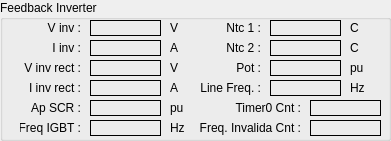
   <widget class="QGroupBox" name="groupBox_feedbackInverter">
    <property name="geometry">
     <rect>
      <x>600</x>
      <y>10</y>
      <width>391</width>
      <height>141</height>
     </rect>
    </property>
    <property name="title">
     <string>Feedback Inverter</string>
    </property>
    <property name="flat">
     <bool>false</bool>
    </property>
    <widget class="QLabel" name="label_vInv">
     <property name="geometry">
      <rect>
       <x>20</x>
       <y>20</y>
       <width>61</width>
       <height>16</height>
      </rect>
     </property>
     <property name="text">
      <string>V inv :</string>
     </property>
     <property name="alignment">
      <set>Qt::AlignRight|Qt::AlignTrailing|Qt::AlignVCenter</set>
     </property>
    </widget>
    <widget class="QLabel" name="label_iInv">
     <property name="geometry">
      <rect>
       <x>20</x>
       <y>40</y>
       <width>61</width>
       <height>16</height>
      </rect>
     </property>
     <property name="text">
      <string>I inv :</string>
     </property>
     <property name="alignment">
      <set>Qt::AlignRight|Qt::AlignTrailing|Qt::AlignVCenter</set>
     </property>
    </widget>
    <widget class="QLabel" name="label_vInvRect">
     <property name="geometry">
      <rect>
       <x>20</x>
       <y>60</y>
       <width>61</width>
       <height>16</height>
      </rect>
     </property>
     <property name="text">
      <string>V inv rect :</string>
     </property>
     <property name="alignment">
      <set>Qt::AlignRight|Qt::AlignTrailing|Qt::AlignVCenter</set>
     </property>
    </widget>
    <widget class="QLabel" name="label_iInvRect">
     <property name="geometry">
      <rect>
       <x>20</x>
       <y>80</y>
       <width>61</width>
       <height>16</height>
      </rect>
     </property>
     <property name="text">
      <string>I inv rect :</string>
     </property>
     <property name="alignment">
      <set>Qt::AlignRight|Qt::AlignTrailing|Qt::AlignVCenter</set>
     </property>
    </widget>
    <widget class="QLabel" name="label_apScr">
     <property name="geometry">
      <rect>
       <x>20</x>
       <y>100</y>
       <width>61</width>
       <height>16</height>
      </rect>
     </property>
     <property name="text">
      <string>Ap SCR :</string>
     </property>
     <property name="alignment">
      <set>Qt::AlignRight|Qt::AlignTrailing|Qt::AlignVCenter</set>
     </property>
    </widget>
    <widget class="QLabel" name="label_freqIgbt">
     <property name="geometry">
      <rect>
       <x>20</x>
       <y>120</y>
       <width>61</width>
       <height>16</height>
      </rect>
     </property>
     <property name="text">
      <string>Freq IGBT :</string>
     </property>
     <property name="alignment">
      <set>Qt::AlignRight|Qt::AlignTrailing|Qt::AlignVCenter</set>
     </property>
    </widget>
    <widget class="QLabel" name="label_vInvVal">
     <property name="geometry">
      <rect>
       <x>90</x>
       <y>20</y>
       <width>71</width>
       <height>16</height>
      </rect>
     </property>
     <property name="focusPolicy">
      <enum>Qt::NoFocus</enum>
     </property>
     <property name="contextMenuPolicy">
      <enum>Qt::DefaultContextMenu</enum>
     </property>
     <property name="frameShape">
      <enum>QFrame::Box</enum>
     </property>
     <property name="text">
      <string/>
     </property>
     <property name="alignment">
      <set>Qt::AlignLeading|Qt::AlignLeft|Qt::AlignVCenter</set>
     </property>
    </widget>
    <widget class="QLabel" name="label_iInvVal">
     <property name="geometry">
      <rect>
       <x>90</x>
       <y>40</y>
       <width>71</width>
       <height>16</height>
      </rect>
     </property>
     <property name="focusPolicy">
      <enum>Qt::NoFocus</enum>
     </property>
     <property name="contextMenuPolicy">
      <enum>Qt::DefaultContextMenu</enum>
     </property>
     <property name="frameShape">
      <enum>QFrame::Box</enum>
     </property>
     <property name="text">
      <string/>
     </property>
     <property name="alignment">
      <set>Qt::AlignLeading|Qt::AlignLeft|Qt::AlignVCenter</set>
     </property>
    </widget>
    <widget class="QLabel" name="label_vInvRectVal">
     <property name="geometry">
      <rect>
       <x>90</x>
       <y>60</y>
       <width>71</width>
       <height>16</height>
      </rect>
     </property>
     <property name="focusPolicy">
      <enum>Qt::NoFocus</enum>
     </property>
     <property name="contextMenuPolicy">
      <enum>Qt::DefaultContextMenu</enum>
     </property>
     <property name="frameShape">
      <enum>QFrame::Box</enum>
     </property>
     <property name="text">
      <string/>
     </property>
     <property name="alignment">
      <set>Qt::AlignLeading|Qt::AlignLeft|Qt::AlignVCenter</set>
     </property>
    </widget>
    <widget class="QLabel" name="label_iInvRectVal">
     <property name="geometry">
      <rect>
       <x>90</x>
       <y>80</y>
       <width>71</width>
       <height>16</height>
      </rect>
     </property>
     <property name="focusPolicy">
      <enum>Qt::NoFocus</enum>
     </property>
     <property name="contextMenuPolicy">
      <enum>Qt::DefaultContextMenu</enum>
     </property>
     <property name="frameShape">
      <enum>QFrame::Box</enum>
     </property>
     <property name="text">
      <string/>
     </property>
     <property name="alignment">
      <set>Qt::AlignLeading|Qt::AlignLeft|Qt::AlignVCenter</set>
     </property>
    </widget>
    <widget class="QLabel" name="label_apScrVal">
     <property name="geometry">
      <rect>
       <x>90</x>
       <y>100</y>
       <width>71</width>
       <height>16</height>
      </rect>
     </property>
     <property name="focusPolicy">
      <enum>Qt::NoFocus</enum>
     </property>
     <property name="contextMenuPolicy">
      <enum>Qt::DefaultContextMenu</enum>
     </property>
     <property name="frameShape">
      <enum>QFrame::Box</enum>
     </property>
     <property name="text">
      <string/>
     </property>
     <property name="alignment">
      <set>Qt::AlignLeading|Qt::AlignLeft|Qt::AlignVCenter</set>
     </property>
    </widget>
    <widget class="QLabel" name="label_freqIgbtVal">
     <property name="geometry">
      <rect>
       <x>90</x>
       <y>120</y>
       <width>71</width>
       <height>16</height>
      </rect>
     </property>
     <property name="focusPolicy">
      <enum>Qt::NoFocus</enum>
     </property>
     <property name="contextMenuPolicy">
      <enum>Qt::DefaultContextMenu</enum>
     </property>
     <property name="frameShape">
      <enum>QFrame::Box</enum>
     </property>
     <property name="text">
      <string/>
     </property>
     <property name="alignment">
      <set>Qt::AlignLeading|Qt::AlignLeft|Qt::AlignVCenter</set>
     </property>
    </widget>
    <widget class="QLabel" name="label_ntc1Val">
     <property name="geometry">
      <rect>
       <x>270</x>
       <y>20</y>
       <width>71</width>
       <height>16</height>
      </rect>
     </property>
     <property name="focusPolicy">
      <enum>Qt::NoFocus</enum>
     </property>
     <property name="contextMenuPolicy">
      <enum>Qt::DefaultContextMenu</enum>
     </property>
     <property name="frameShape">
      <enum>QFrame::Box</enum>
     </property>
     <property name="text">
      <string/>
     </property>
     <property name="alignment">
      <set>Qt::AlignLeading|Qt::AlignLeft|Qt::AlignVCenter</set>
     </property>
    </widget>
    <widget class="QLabel" name="label_ntc1">
     <property name="geometry">
      <rect>
       <x>200</x>
       <y>20</y>
       <width>61</width>
       <height>16</height>
      </rect>
     </property>
     <property name="text">
      <string>Ntc 1 :</string>
     </property>
     <property name="alignment">
      <set>Qt::AlignRight|Qt::AlignTrailing|Qt::AlignVCenter</set>
     </property>
    </widget>
    <widget class="QLabel" name="label_ntc2">
     <property name="geometry">
      <rect>
       <x>200</x>
       <y>40</y>
       <width>61</width>
       <height>16</height>
      </rect>
     </property>
     <property name="text">
      <string>Ntc 2 :</string>
     </property>
     <property name="alignment">
      <set>Qt::AlignRight|Qt::AlignTrailing|Qt::AlignVCenter</set>
     </property>
    </widget>
    <widget class="QLabel" name="label_ntc2Val">
     <property name="geometry">
      <rect>
       <x>270</x>
       <y>40</y>
       <width>71</width>
       <height>16</height>
      </rect>
     </property>
     <property name="focusPolicy">
      <enum>Qt::NoFocus</enum>
     </property>
     <property name="contextMenuPolicy">
      <enum>Qt::DefaultContextMenu</enum>
     </property>
     <property name="frameShape">
      <enum>QFrame::Box</enum>
     </property>
     <property name="text">
      <string/>
     </property>
     <property name="alignment">
      <set>Qt::AlignLeading|Qt::AlignLeft|Qt::AlignVCenter</set>
     </property>
    </widget>
    <widget class="QLabel" name="label_pot">
     <property name="geometry">
      <rect>
       <x>200</x>
       <y>60</y>
       <width>61</width>
       <height>16</height>
      </rect>
     </property>
     <property name="text">
      <string>Pot :</string>
     </property>
     <property name="alignment">
      <set>Qt::AlignRight|Qt::AlignTrailing|Qt::AlignVCenter</set>
     </property>
    </widget>
    <widget class="QLabel" name="label_potVal">
     <property name="geometry">
      <rect>
       <x>270</x>
       <y>60</y>
       <width>71</width>
       <height>16</height>
      </rect>
     </property>
     <property name="focusPolicy">
      <enum>Qt::NoFocus</enum>
     </property>
     <property name="contextMenuPolicy">
      <enum>Qt::DefaultContextMenu</enum>
     </property>
     <property name="frameShape">
      <enum>QFrame::Box</enum>
     </property>
     <property name="text">
      <string/>
     </property>
     <property name="alignment">
      <set>Qt::AlignLeading|Qt::AlignLeft|Qt::AlignVCenter</set>
     </property>
    </widget>
    <widget class="QLabel" name="label_vInvUM">
     <property name="geometry">
      <rect>
       <x>170</x>
       <y>20</y>
       <width>16</width>
       <height>16</height>
      </rect>
     </property>
     <property name="text">
      <string>V</string>
     </property>
     <property name="alignment">
      <set>Qt::AlignLeading|Qt::AlignLeft|Qt::AlignVCenter</set>
     </property>
    </widget>
    <widget class="QLabel" name="label_iInvUM">
     <property name="geometry">
      <rect>
       <x>170</x>
       <y>40</y>
       <width>16</width>
       <height>16</height>
      </rect>
     </property>
     <property name="text">
      <string>A</string>
     </property>
     <property name="alignment">
      <set>Qt::AlignLeading|Qt::AlignLeft|Qt::AlignVCenter</set>
     </property>
    </widget>
    <widget class="QLabel" name="label_vInvRectUM">
     <property name="geometry">
      <rect>
       <x>170</x>
       <y>60</y>
       <width>16</width>
       <height>16</height>
      </rect>
     </property>
     <property name="text">
      <string>V</string>
     </property>
     <property name="alignment">
      <set>Qt::AlignLeading|Qt::AlignLeft|Qt::AlignVCenter</set>
     </property>
    </widget>
    <widget class="QLabel" name="label_iInvRectUM">
     <property name="geometry">
      <rect>
       <x>170</x>
       <y>80</y>
       <width>16</width>
       <height>16</height>
      </rect>
     </property>
     <property name="text">
      <string>A</string>
     </property>
     <property name="alignment">
      <set>Qt::AlignLeading|Qt::AlignLeft|Qt::AlignVCenter</set>
     </property>
    </widget>
    <widget class="QLabel" name="label_apScrUM">
     <property name="geometry">
      <rect>
       <x>170</x>
       <y>100</y>
       <width>16</width>
       <height>16</height>
      </rect>
     </property>
     <property name="text">
      <string>pu</string>
     </property>
     <property name="alignment">
      <set>Qt::AlignLeading|Qt::AlignLeft|Qt::AlignVCenter</set>
     </property>
    </widget>
    <widget class="QLabel" name="label_freqIgbtUM">
     <property name="geometry">
      <rect>
       <x>170</x>
       <y>120</y>
       <width>16</width>
       <height>16</height>
      </rect>
     </property>
     <property name="text">
      <string>Hz</string>
     </property>
     <property name="alignment">
      <set>Qt::AlignLeading|Qt::AlignLeft|Qt::AlignVCenter</set>
     </property>
    </widget>
    <widget class="QLabel" name="label_ntc1UM">
     <property name="geometry">
      <rect>
       <x>350</x>
       <y>20</y>
       <width>16</width>
       <height>16</height>
      </rect>
     </property>
     <property name="text">
      <string>C</string>
     </property>
     <property name="alignment">
      <set>Qt::AlignLeading|Qt::AlignLeft|Qt::AlignVCenter</set>
     </property>
    </widget>
    <widget class="QLabel" name="label_ntc2UM">
     <property name="geometry">
      <rect>
       <x>350</x>
       <y>40</y>
       <width>16</width>
       <height>16</height>
      </rect>
     </property>
     <property name="text">
      <string>C</string>
     </property>
     <property name="alignment">
      <set>Qt::AlignLeading|Qt::AlignLeft|Qt::AlignVCenter</set>
     </property>
    </widget>
    <widget class="QLabel" name="label_potUM">
     <property name="geometry">
      <rect>
       <x>350</x>
       <y>60</y>
       <width>16</width>
       <height>16</height>
      </rect>
     </property>
     <property name="text">
      <string>pu</string>
     </property>
     <property name="alignment">
      <set>Qt::AlignLeading|Qt::AlignLeft|Qt::AlignVCenter</set>
     </property>
    </widget>
    <widget class="QLabel" name="label_timer0Cnt">
     <property name="geometry">
      <rect>
       <x>200</x>
       <y>100</y>
       <width>101</width>
       <height>16</height>
      </rect>
     </property>
     <property name="text">
      <string>Timer0 Cnt :</string>
     </property>
     <property name="alignment">
      <set>Qt::AlignRight|Qt::AlignTrailing|Qt::AlignVCenter</set>
     </property>
    </widget>
    <widget class="QLabel" name="label_timer0CntVal">
     <property name="geometry">
      <rect>
       <x>310</x>
       <y>100</y>
       <width>71</width>
       <height>16</height>
      </rect>
     </property>
     <property name="focusPolicy">
      <enum>Qt::NoFocus</enum>
     </property>
     <property name="contextMenuPolicy">
      <enum>Qt::DefaultContextMenu</enum>
     </property>
     <property name="frameShape">
      <enum>QFrame::Box</enum>
     </property>
     <property name="text">
      <string/>
     </property>
     <property name="alignment">
      <set>Qt::AlignLeading|Qt::AlignLeft|Qt::AlignVCenter</set>
     </property>
    </widget>
    <widget class="QLabel" name="label_freqInvalidCnt">
     <property name="geometry">
      <rect>
       <x>200</x>
       <y>120</y>
       <width>101</width>
       <height>16</height>
      </rect>
     </property>
     <property name="text">
      <string>Freq. Invalida Cnt :</string>
     </property>
     <property name="alignment">
      <set>Qt::AlignRight|Qt::AlignTrailing|Qt::AlignVCenter</set>
     </property>
    </widget>
    <widget class="QLabel" name="label_freqInvalidCntVal">
     <property name="geometry">
      <rect>
       <x>310</x>
       <y>120</y>
       <width>71</width>
       <height>16</height>
      </rect>
     </property>
     <property name="focusPolicy">
      <enum>Qt::NoFocus</enum>
     </property>
     <property name="contextMenuPolicy">
      <enum>Qt::DefaultContextMenu</enum>
     </property>
     <property name="frameShape">
      <enum>QFrame::Box</enum>
     </property>
     <property name="text">
      <string/>
     </property>
     <property name="alignment">
      <set>Qt::AlignLeading|Qt::AlignLeft|Qt::AlignVCenter</set>
     </property>
    </widget>
    <widget class="QLabel" name="label_lineFreq">
     <property name="geometry">
      <rect>
       <x>200</x>
       <y>80</y>
       <width>61</width>
       <height>16</height>
      </rect>
     </property>
     <property name="text">
      <string>Line Freq. :</string>
     </property>
     <property name="alignment">
      <set>Qt::AlignRight|Qt::AlignTrailing|Qt::AlignVCenter</set>
     </property>
    </widget>
    <widget class="QLabel" name="label_lineFreqVal">
     <property name="geometry">
      <rect>
       <x>270</x>
       <y>80</y>
       <width>71</width>
       <height>16</height>
      </rect>
     </property>
     <property name="focusPolicy">
      <enum>Qt::NoFocus</enum>
     </property>
     <property name="contextMenuPolicy">
      <enum>Qt::DefaultContextMenu</enum>
     </property>
     <property name="frameShape">
      <enum>QFrame::Box</enum>
     </property>
     <property name="text">
      <string/>
     </property>
     <property name="alignment">
      <set>Qt::AlignLeading|Qt::AlignLeft|Qt::AlignVCenter</set>
     </property>
    </widget>
    <widget class="QLabel" name="label_lineFreqUM">
     <property name="geometry">
      <rect>
       <x>350</x>
       <y>80</y>
       <width>16</width>
       <height>16</height>
      </rect>
     </property>
     <property name="text">
      <string>Hz</string>
     </property>
     <property name="alignment">
      <set>Qt::AlignLeading|Qt::AlignLeft|Qt::AlignVCenter</set>
     </property>
    </widget>
   </widget>
